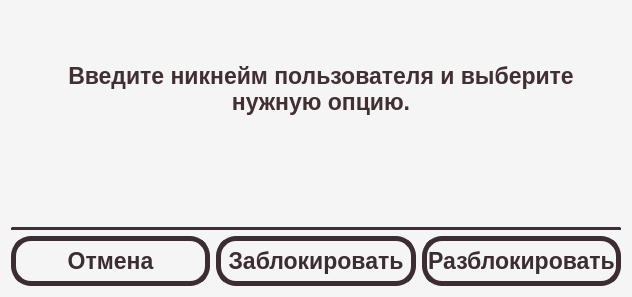
<?xml version="1.0" encoding="UTF-8"?>
<ui version="4.0">
 <class>BanDialog</class>
 <widget class="QDialog" name="BanDialog">
  <property name="geometry">
   <rect>
    <x>0</x>
    <y>0</y>
    <width>632</width>
    <height>297</height>
   </rect>
  </property>
  <property name="sizePolicy">
   <sizepolicy hsizetype="Preferred" vsizetype="Preferred">
    <horstretch>0</horstretch>
    <verstretch>0</verstretch>
   </sizepolicy>
  </property>
  <property name="windowTitle">
   <string>Dialog</string>
  </property>
  <property name="styleSheet">
   <string notr="true">QDialog {
	background-color: rgb(245, 245, 245);
	border-radius: 20px;
	height: 200px;
	width: 300px;
}</string>
  </property>
  <layout class="QGridLayout" name="gridLayout">
   <item row="0" column="0" colspan="3">
    <widget class="QLabel" name="descriptionLabel">
     <property name="font">
      <font>
       <pointsize>17</pointsize>
       <bold>true</bold>
      </font>
     </property>
     <property name="styleSheet">
      <string notr="true">QLabel {
	color: rgb(65, 47, 50);
	padding-left: 10px;
	height: 30px;
}</string>
     </property>
     <property name="text">
      <string>Введите никнейм пользователя и выберите нужную опцию.</string>
     </property>
     <property name="alignment">
      <set>Qt::AlignCenter</set>
     </property>
     <property name="wordWrap">
      <bool>true</bool>
     </property>
    </widget>
   </item>
   <item row="2" column="2">
    <widget class="QPushButton" name="unbanButton">
     <property name="minimumSize">
      <size>
       <width>0</width>
       <height>50</height>
      </size>
     </property>
     <property name="font">
      <font>
       <pointsize>17</pointsize>
       <bold>true</bold>
      </font>
     </property>
     <property name="styleSheet">
      <string notr="true">QPushButton {
	background-color: rgb(245, 245, 245);
	color: rgb(60, 45, 50);
	border: 5px solid rgb(60, 45, 50);
	border-radius: 20;
}

QPushButton:hover {
	background-color: rgb(60, 45, 50);
	color: rgb(245, 245, 245);
}</string>
     </property>
     <property name="text">
      <string>Разблокировать</string>
     </property>
    </widget>
   </item>
   <item row="2" column="1">
    <widget class="QPushButton" name="banButton">
     <property name="minimumSize">
      <size>
       <width>0</width>
       <height>50</height>
      </size>
     </property>
     <property name="font">
      <font>
       <pointsize>17</pointsize>
       <bold>true</bold>
      </font>
     </property>
     <property name="styleSheet">
      <string notr="true">QPushButton {
	background-color: rgb(245, 245, 245);
	color: rgb(60, 45, 50);
	border: 5px solid rgb(60, 45, 50);
	border-radius: 20;
}

QPushButton:hover {
	background-color: rgb(60, 45, 50);
	color: rgb(245, 245, 245);
}</string>
     </property>
     <property name="text">
      <string>Заблокировать</string>
     </property>
    </widget>
   </item>
   <item row="2" column="0">
    <widget class="QPushButton" name="cancelButton">
     <property name="minimumSize">
      <size>
       <width>0</width>
       <height>50</height>
      </size>
     </property>
     <property name="font">
      <font>
       <pointsize>17</pointsize>
       <bold>true</bold>
      </font>
     </property>
     <property name="styleSheet">
      <string notr="true">QPushButton {
	background-color: rgb(245, 245, 245);
	color: rgb(60, 45, 50);
	border: 5px solid rgb(60, 45, 50);
	border-radius: 20;
}

QPushButton:hover {
	background-color: rgb(60, 45, 50);
	color: rgb(245, 245, 245);
}</string>
     </property>
     <property name="text">
      <string>Отмена</string>
     </property>
    </widget>
   </item>
   <item row="1" column="0" colspan="3">
    <widget class="QLineEdit" name="lineEdit">
     <property name="styleSheet">
      <string notr="true">QLineEdit {
	background-color: rgb(245, 245, 245);
	height: 50px;
	color: rgb(60, 47, 50);
	margin-top: 5px;
	padding-left: 10px;
	border-bottom: 3px solid rgb(60, 47, 55);
	border-radius: 1px;
	font-size: 20px;
}</string>
     </property>
    </widget>
   </item>
  </layout>
 </widget>
 <resources/>
 <connections/>
</ui>
